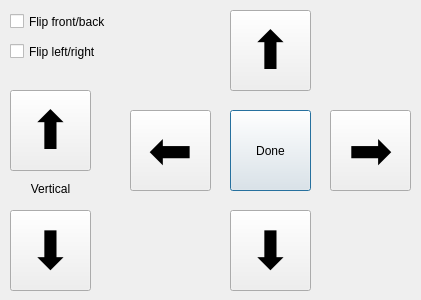
<?xml version="1.0" encoding="UTF-8"?>
<ui version="4.0">
 <class>Dialog</class>
 <widget class="QDialog" name="Dialog">
  <property name="geometry">
   <rect>
    <x>0</x>
    <y>0</y>
    <width>421</width>
    <height>300</height>
   </rect>
  </property>
  <property name="windowTitle">
   <string>Dialog</string>
  </property>
  <widget class="QPushButton" name="doneButton">
   <property name="geometry">
    <rect>
     <x>230</x>
     <y>110</y>
     <width>81</width>
     <height>81</height>
    </rect>
   </property>
   <property name="text">
    <string>Done</string>
   </property>
  </widget>
  <widget class="QPushButton" name="forwardButton">
   <property name="geometry">
    <rect>
     <x>230</x>
     <y>10</y>
     <width>81</width>
     <height>81</height>
    </rect>
   </property>
   <property name="font">
    <font>
     <pointsize>40</pointsize>
    </font>
   </property>
   <property name="text">
    <string>⬆</string>
   </property>
   <property name="autoRepeat">
    <bool>true</bool>
   </property>
   <property name="autoRepeatDelay">
    <number>30</number>
   </property>
   <property name="autoRepeatInterval">
    <number>30</number>
   </property>
  </widget>
  <widget class="QCheckBox" name="flipLeftRightCheck">
   <property name="geometry">
    <rect>
     <x>10</x>
     <y>40</y>
     <width>131</width>
     <height>23</height>
    </rect>
   </property>
   <property name="text">
    <string>Flip left/right</string>
   </property>
  </widget>
  <widget class="QPushButton" name="upButton">
   <property name="geometry">
    <rect>
     <x>10</x>
     <y>90</y>
     <width>81</width>
     <height>81</height>
    </rect>
   </property>
   <property name="font">
    <font>
     <pointsize>40</pointsize>
    </font>
   </property>
   <property name="text">
    <string>⬆</string>
   </property>
   <property name="autoRepeat">
    <bool>true</bool>
   </property>
   <property name="autoRepeatDelay">
    <number>30</number>
   </property>
   <property name="autoRepeatInterval">
    <number>30</number>
   </property>
  </widget>
  <widget class="QCheckBox" name="flipFrontBackCheck">
   <property name="geometry">
    <rect>
     <x>10</x>
     <y>10</y>
     <width>131</width>
     <height>23</height>
    </rect>
   </property>
   <property name="text">
    <string>Flip front/back</string>
   </property>
  </widget>
  <widget class="QPushButton" name="leftButton">
   <property name="geometry">
    <rect>
     <x>130</x>
     <y>110</y>
     <width>81</width>
     <height>81</height>
    </rect>
   </property>
   <property name="font">
    <font>
     <pointsize>40</pointsize>
    </font>
   </property>
   <property name="text">
    <string>⬅</string>
   </property>
   <property name="autoRepeat">
    <bool>true</bool>
   </property>
   <property name="autoRepeatDelay">
    <number>30</number>
   </property>
   <property name="autoRepeatInterval">
    <number>30</number>
   </property>
  </widget>
  <widget class="QPushButton" name="backwardButton">
   <property name="geometry">
    <rect>
     <x>230</x>
     <y>210</y>
     <width>81</width>
     <height>81</height>
    </rect>
   </property>
   <property name="font">
    <font>
     <pointsize>40</pointsize>
    </font>
   </property>
   <property name="text">
    <string>⬇</string>
   </property>
   <property name="autoRepeat">
    <bool>true</bool>
   </property>
   <property name="autoRepeatDelay">
    <number>30</number>
   </property>
   <property name="autoRepeatInterval">
    <number>30</number>
   </property>
  </widget>
  <widget class="QPushButton" name="rightButton">
   <property name="geometry">
    <rect>
     <x>330</x>
     <y>110</y>
     <width>81</width>
     <height>81</height>
    </rect>
   </property>
   <property name="font">
    <font>
     <pointsize>40</pointsize>
    </font>
   </property>
   <property name="text">
    <string>➡</string>
   </property>
   <property name="autoRepeat">
    <bool>true</bool>
   </property>
   <property name="autoRepeatDelay">
    <number>30</number>
   </property>
   <property name="autoRepeatInterval">
    <number>30</number>
   </property>
  </widget>
  <widget class="QLabel" name="label">
   <property name="geometry">
    <rect>
     <x>10</x>
     <y>180</y>
     <width>81</width>
     <height>17</height>
    </rect>
   </property>
   <property name="text">
    <string>Vertical</string>
   </property>
   <property name="alignment">
    <set>Qt::AlignCenter</set>
   </property>
  </widget>
  <widget class="QPushButton" name="downButton">
   <property name="geometry">
    <rect>
     <x>10</x>
     <y>210</y>
     <width>81</width>
     <height>81</height>
    </rect>
   </property>
   <property name="font">
    <font>
     <pointsize>40</pointsize>
    </font>
   </property>
   <property name="text">
    <string>⬇</string>
   </property>
   <property name="autoRepeat">
    <bool>true</bool>
   </property>
   <property name="autoRepeatDelay">
    <number>30</number>
   </property>
   <property name="autoRepeatInterval">
    <number>30</number>
   </property>
  </widget>
 </widget>
 <resources/>
 <connections/>
</ui>
